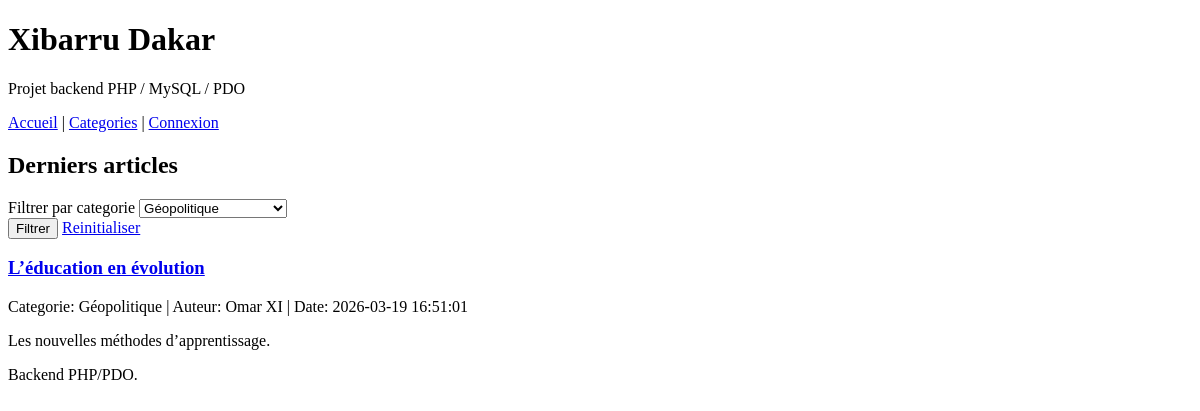
/accueil.php?categorie=4, run on an earlier commit of the app's database.
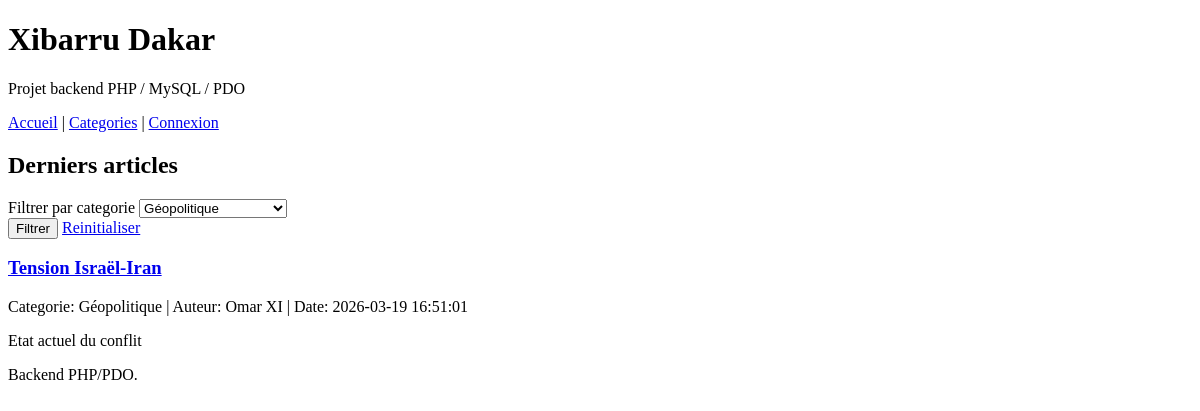
And on a later commit of the database.
### tables this page shows
CREATE TABLE articles (
    id INT AUTO_INCREMENT PRIMARY KEY,
    titre VARCHAR(255) NOT NULL,
    description_courte TEXT NOT NULL,
    contenu LONGTEXT NOT NULL,
    categorie_id INT NOT NULL,
    auteur_id INT NOT NULL,
    date_publication DATETIME NOT NULL DEFAULT CURRENT_TIMESTAMP,
    FOREIGN KEY (categorie_id) REFERENCES categories(id) ON DELETE RESTRICT,
    FOREIGN KEY (auteur_id) REFERENCES utilisateurs(id) ON DELETE RESTRICT
);

CREATE TABLE categories (
    id INT AUTO_INCREMENT PRIMARY KEY,
    nom VARCHAR(100) NOT NULL UNIQUE
);

CREATE TABLE utilisateurs (
    id INT AUTO_INCREMENT PRIMARY KEY,
    prenom VARCHAR(100) NOT NULL,
    nom VARCHAR(100) NOT NULL,
    login VARCHAR(100) NOT NULL UNIQUE,
    mot_de_passe VARCHAR(255) NOT NULL,
    role ENUM('editeur','administrateur') NOT NULL
);

### includes/functions.php (called while the page is built, shortened)
<?php
function e(?string $value): string
{
    return htmlspecialchars((string) $value, ENT_QUOTES, 'UTF-8');
}
function url(string $path): string
{
    return APP_BASE_PATH . $path;
}

### accueil.php (the view, shortened to what this page needs)
<?php
require_once __DIR__ . '/includes/bootstrap.php';
$pdo = getPDO();
$categoryId = filter_input(INPUT_GET, 'categorie', FILTER_VALIDATE_INT) ?: null;
$page = filter_input(INPUT_GET, 'page', FILTER_VALIDATE_INT) ?: 1;
$perPage = 5;
if ($categoryId) {
    $countStmt = $pdo->prepare('SELECT COUNT(*) FROM articles WHERE categorie_id = :categorie_id');
    $countStmt->execute(['categorie_id' => $categoryId]);
} else {
    $countStmt = $pdo->query('SELECT COUNT(*) FROM articles');
}
$total = (int) $countStmt->fetchColumn();
$pagination = paginate($total, $perPage, $page);
if ($categoryId) {
    $stmt = $pdo->prepare(
        'SELECT a.id, a.titre, a.description_courte, a.date_publication, c.nom AS categorie, u.prenom, u.nom
         FROM articles a
         INNER JOIN categories c ON c.id = a.categorie_id
         INNER JOIN utilisateurs u ON u.id = a.auteur_id
         WHERE a.categorie_id = :categorie_id
         ORDER BY a.date_publication DESC
         LIMIT :limit OFFSET :offset'
    );
    $stmt->bindValue(':categorie_id', $categoryId, PDO::PARAM_INT);
    $stmt->bindValue(':limit', $perPage, PDO::PARAM_INT);
    $stmt->bindValue(':offset', $pagination['offset'], PDO::PARAM_INT);
    $stmt->execute();
}
$articles = $stmt->fetchAll();
$categories = $pdo->query('SELECT id, nom FROM categories ORDER BY nom')->fetchAll();
require __DIR__ . '/entete.php';
?>
<section>
    <h2>Derniers articles</h2>
    <form method="get">
        <div>
            <label for="categorie">Filtrer par categorie</label>
            <select name="categorie" id="categorie">
                <?php foreach ($categories as $categorie): ?>
                    <option value="<?= e((string) $categorie['id']) ?>" <?= $categoryId === (int) $categorie['id'] ? 'selected' : '' ?>>
                        <?= e($categorie['nom']) ?>
                    </option>
                <?php endforeach; ?>
            </select>
        </div>
        <div>
            <button type="submit">Filtrer</button>
            <a href="<?= e(url('/accueil.php')) ?>">Reinitialiser</a>
        </div>
    </form>
</section>
<?php foreach ($articles as $article): ?>
    <article>
        <h3>
            <a href="<?= e(url('/articles/voir.php?id=' . (string) $article['id'])) ?>"><?= e($article['titre']) ?></a>
        </h3>
        <p>
            Categorie: <?= e($article['categorie']) ?> |
            Auteur: <?= e($article['prenom'] . ' ' . $article['nom']) ?> |
            Date: <?= e($article['date_publication']) ?>
        </p>
        <p><?= nl2br(e($article['description_courte'])) ?></p>
    </article>
<?php endforeach; ?>
<?php require __DIR__ . '/includes/footer.php'; ?>

What changed in the data, as far as the page shows it:
changed articles "Géopolitique": titre "L’éducation en évolution" → "Tension Israël-Iran"; description_courte "Les nouvelles méthodes d’apprentissage." → "Etat actuel du conflit"
